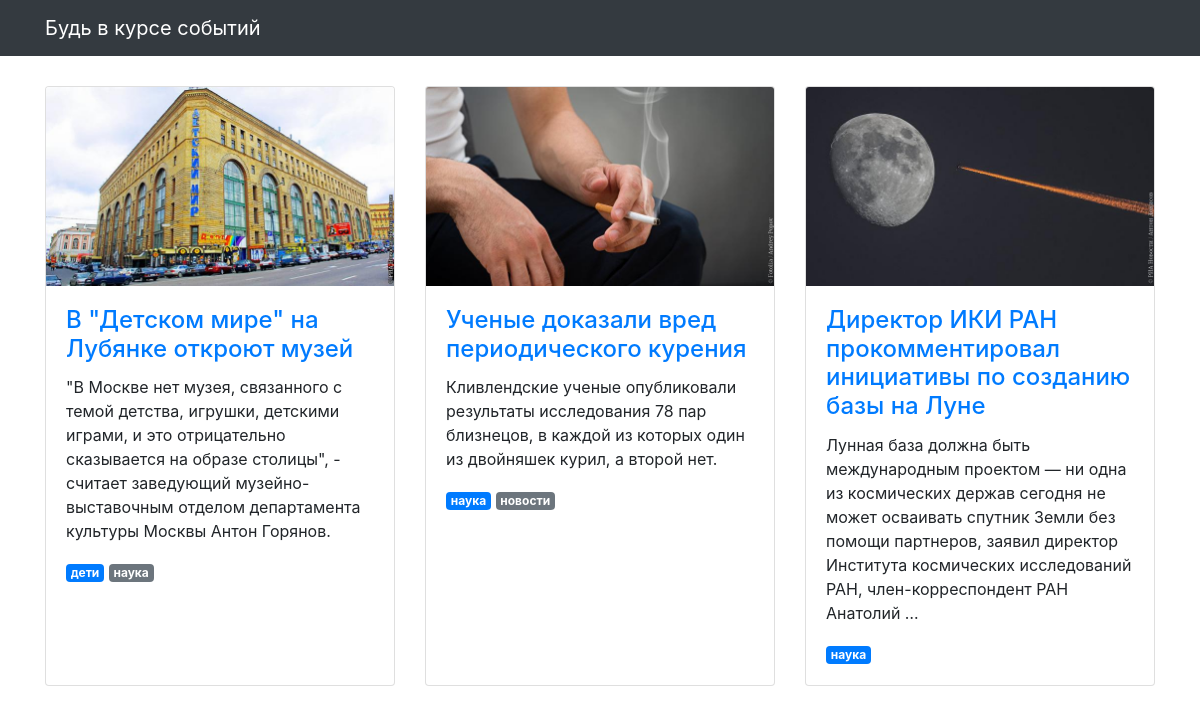
The page / on the database its author committed.
### articles/models.py (models this page shows, shortened)
class Article(models.Model):
    title = models.CharField(max_length=256, verbose_name='Название')
    text = models.TextField(verbose_name='Текст')
    published_at = models.DateTimeField(verbose_name='Дата публикации')
    image = models.ImageField(null=True, blank=True, verbose_name='Изображение',)
    class Meta:
        verbose_name = 'Статья'
        verbose_name_plural = 'Статьи'
        ordering = ['-published_at']  # Добавил сортировку
    def get_sections_ordered(self):
        article_sections = self.sections.select_related('section').all()
        main_section = None
        other_sections = []
        for article_section in article_sections:
            if article_section.is_main:
                main_section = article_section
            else:
                other_sections.append(article_section)
        other_sections.sort(key=lambda x: x.section.name)
        result = []
        if main_section:
            result.append(main_section)
        result.extend(other_sections)
        return result

class ArticleSection(models.Model):
    article = models.ForeignKey(Article, on_delete=models.CASCADE, related_name='sections')
    section = models.ForeignKey(Section, on_delete=models.CASCADE, related_name='articles')
    is_main = models.BooleanField(default=False, verbose_name='Основной')
    class Meta:
        verbose_name = 'Тематика статьи'
        verbose_name_plural = 'Тематики статьи'
        unique_together = [['article', 'section']]

class Section(models.Model):
    name = models.CharField(max_length=128, verbose_name='Раздел')
    class Meta:
        verbose_name = 'Раздел'
        verbose_name_plural = 'Разделы'
        ordering = ['name']

### articles/views.py (the view)
# urls.py: path('', articles_list, name='articles'),
def articles_list(request):
    return ArticleListView.as_view()(request)

### templates/articles/news.html (shortened to what this page needs)
{% extends "articles/base.html" %}
{% load static %}
{% block content %}
<div class="row">
  {% for article in object_list %}
  <div class="col-lg-4 col-sm-6 portfolio-item">
    <div class="card h-100">
      {% if article.image %}
      <a href="#"><img class="card-img-top" src="{% get_media_prefix %}{{ article.image }}" alt=""></a>
      {% endif %}
      <div class="card-body">
        <h4 class="card-title">
          <a href="#">{{ article.title }}</a>
        </h4>
        <p class="card-text">{{ article.text|truncatewords:30 }}</p>
        {% for article_scope in article.get_sections_ordered %}
          <span class="badge {% if article_scope.is_main %}badge-primary{% else %}badge-secondary{% endif %}">
            {{ article_scope.section.name }}
          </span>
        {% endfor %}
      </div>
    </div>
  </div>
  {% empty %}
  <div class="col-12">
    <p>Новостей пока нет</p>
  </div>
  {% endfor %}
</div>
{% endblock %}

### templates/articles/base.html (shortened to what this page needs)
<!DOCTYPE html>
{% load static %}
<html>
  <head>
    <link href="{% static  "css/bootstrap.min.css"  %}" rel="stylesheet">
    <link href="{% static  "css/3-col-portfolio.css" %}" rel="stylesheet">
  </head>
  <body>
    <nav class="navbar navbar-expand-lg navbar-dark bg-dark fixed-top">
      <div class="container">
        <a class="navbar-brand" href="#">Будь в курсе событий</a>
      </div>
    </nav>
    <div class="container">{% block content %}{% endblock %}</div>
  </body>
</html>

### static/css/3-col-portfolio.css (style rules this page uses)
body { padding-top: 84px; padding-bottom: 84px; }
@media (min-width: 992px) { body { padding-top: 86px; padding-bottom: 86px; } }

### rows shown on the page
Article: image (picture), title "В \"Детском мире\" на Лубянке откроют музей", text "\"В Москве нет музея, связанного с темой детства, игрушки, детскими играми, и это отрицательно сказывается на образе столицы\", - считает заведующий музейно-выставочным отделом департамента культуры Москвы Антон Горянов."
ArticleSection: section.name "дети"
ArticleSection: section.name "наука"
Article: image (picture), title "Ученые доказали вред периодического курения", text "Кливлендские ученые опубликовали результаты исследования 78 пар близнецов, в каждой из которых один из двойняшек курил, а второй нет."
ArticleSection: section.name "наука"
ArticleSection: section.name "новости"
Article: image (picture), title "Директор ИКИ РАН прокомментировал инициативы по созданию базы на Луне", text "Лунная база должна быть международным проектом — ни одна из космических держав сегодня не может осваивать спутник Земли без помощи партнеров, заявил директор Института космических исследований РАН, член-корреспондент РАН Анатолий …"
ArticleSection: section.name "наука"
